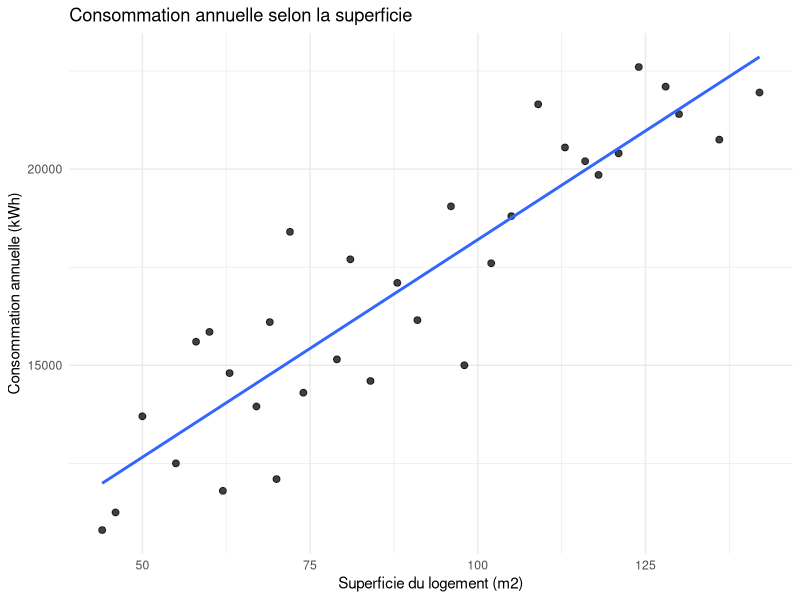
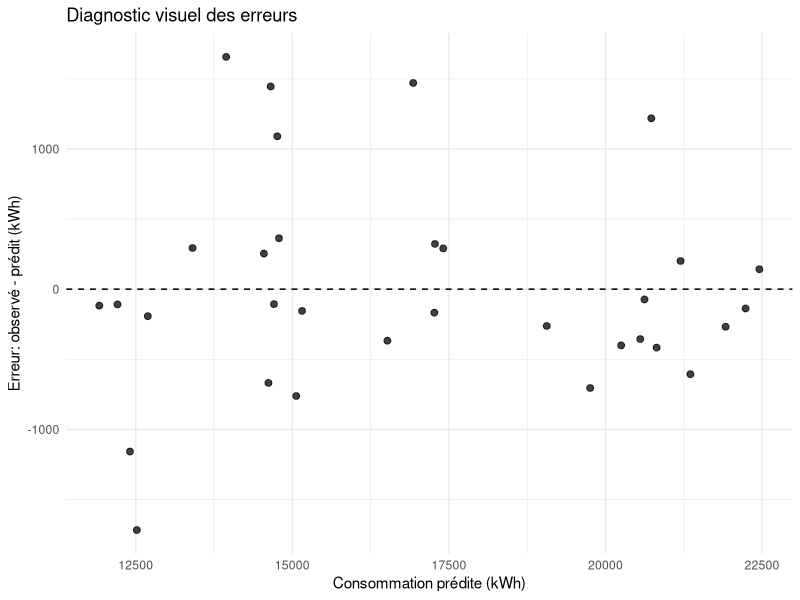
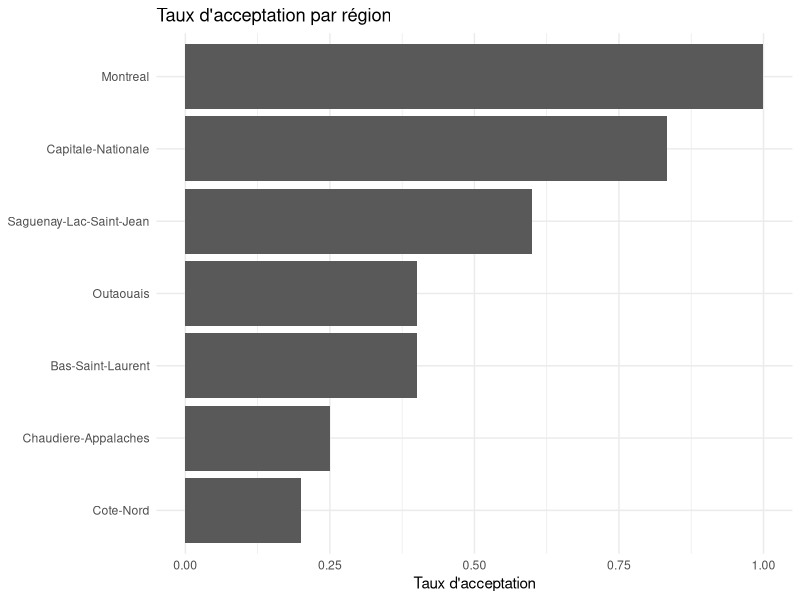

These charts were generated, in order, by the following R code:
## ---- chunk 1
library(tidyverse)
## ---- chunk 2
logements <- read_csv("data/logements_energie_fictif.csv", show_col_types = FALSE)

glimpse(logements)
## ---- chunk 3
ggplot(logements, aes(x = superficie_m2, y = consommation_kwh)) +
  geom_point(alpha = 0.75, size = 2) +
  geom_smooth(method = "lm", formula = y ~ x, se = FALSE) +
  labs(
    x = "Superficie du logement (m2)",
    y = "Consommation annuelle (kWh)",
    title = "Consommation annuelle selon la superficie"
  ) +
  theme_minimal()
## ---- chunk 4
modele_simple <- lm(consommation_kwh ~ superficie_m2, data = logements)

summary(modele_simple)
## ---- chunk 5
modele_multiple <- lm(
  consommation_kwh ~ superficie_m2 + nb_occupants + annee_construction,
  data = logements
)

summary(modele_multiple)
## ---- chunk 6
nouveaux_logements <- tibble(
  superficie_m2 = c(70, 120),
  nb_occupants = c(2, 4),
  annee_construction = c(1990, 2015)
)

predictions_logements <- nouveaux_logements |>
  mutate(consommation_predite = predict(modele_multiple, newdata = nouveaux_logements))

predictions_logements
## ---- chunk 7
diagnostic_modele <- logements |>
  mutate(
    consommation_predite = predict(modele_multiple, newdata = logements),
    erreur_kwh = consommation_kwh - consommation_predite,
    erreur_absolue_kwh = abs(erreur_kwh)
  )

diagnostic_modele |>
  arrange(desc(erreur_absolue_kwh)) |>
  select(
    logement_id,
    quartier,
    consommation_kwh,
    consommation_predite,
    erreur_kwh,
    erreur_absolue_kwh
  ) |>
  slice_head(n = 6)
## ---- chunk 8
rmse_kwh <- sqrt(mean(diagnostic_modele$erreur_kwh^2))

rmse_kwh
## ---- chunk 9
ggplot(diagnostic_modele, aes(x = consommation_predite, y = erreur_kwh)) +
  geom_hline(yintercept = 0, linetype = "dashed") +
  geom_point(alpha = 0.75, size = 2) +
  labs(
    x = "Consommation prédite (kWh)",
    y = "Erreur: observé - prédit (kWh)",
    title = "Diagnostic visuel des erreurs"
  ) +
  theme_minimal()
## ---- chunk 10
subventions <- read_csv("data/subventions_culture_fictif.csv", show_col_types = FALSE)

glimpse(subventions)
## ---- chunk 11
taux_acceptation_region <- subventions |>
  group_by(region) |>
  summarise(
    demandes = n(),
    taux_acceptation = mean(decision == "Acceptee"),
    .groups = "drop"
  ) |>
  arrange(taux_acceptation)

taux_acceptation_region
## ---- chunk 12
ggplot(taux_acceptation_region, aes(x = taux_acceptation, y = reorder(region, taux_acceptation))) +
  geom_col() +
  labs(
    x = "Taux d'acceptation",
    y = NULL,
    title = "Taux d'acceptation par région"
  ) +
  theme_minimal()
## ---- chunk 13
taux_acceptation_taille <- subventions |>
  group_by(taille_organisme) |>
  summarise(
    demandes = n(),
    taux_acceptation = mean(decision == "Acceptee"),
    score_moyen = mean(score_comite),
    .groups = "drop"
  )

taux_acceptation_taille
## ---- chunk 14
taux_acceptation_premiere <- subventions |>
  group_by(premiere_demande) |>
  summarise(
    demandes = n(),
    taux_acceptation = mean(decision == "Acceptee"),
    budget_median = median(budget_demande),
    score_moyen = mean(score_comite),
    .groups = "drop"
  )

taux_acceptation_premiere
## ---- chunk 15
logements_a_evaluer <- tibble(
  superficie_m2 = c(65, 95, 145),
  nb_occupants = c(1, 3, 5),
  annee_construction = c(1972, 2001, 2018)
)

logements_a_evaluer |>
  mutate(consommation_predite = predict(modele_multiple, newdata = logements_a_evaluer))
## ---- chunk 16
resume_audit <- subventions |>
  group_by(region, taille_organisme) |>
  summarise(
    demandes = n(),
    taux_acceptation = mean(decision == "Acceptee"),
    score_moyen = mean(score_comite),
    budget_median = median(budget_demande),
    .groups = "drop"
  ) |>
  arrange(region, taille_organisme)

resume_audit
